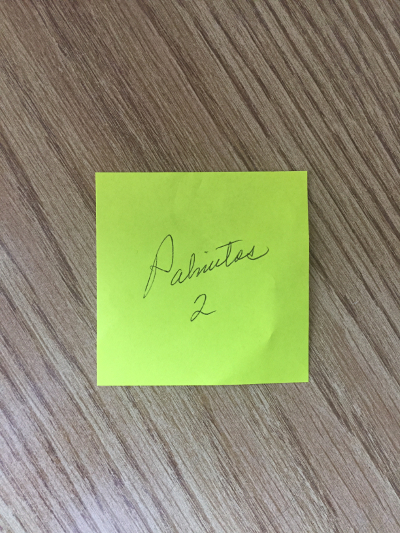
#> input picture images/perspective-01-small.jpg, 400 x 533 px
$ python contours.py   (older library calls are emulated)
#> lines starting #> are read from the running program, lines starting #| are printed output that depends on the picture; after the words box and inside, x2 and y2 are one past the last pixel; in counts of white or black regions, pixels touching at a corner belong together
import numpy as np
import cv2

# Look for Contours

# Use YUV space
img = cv2.imread('./images/perspective-01-small.jpg',1)
#> img is the input picture: shape (533, 400, 3); mean B, G, R 107.8, 143.2, 141.1
gray = cv2.cvtColor(img,cv2.COLOR_BGR2GRAY)
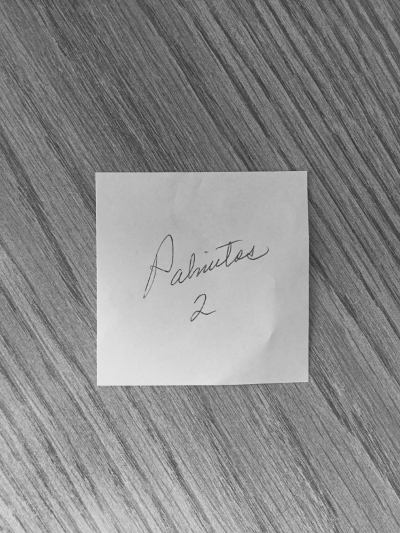
#> gray: shape (533, 400); min 49, max 233, mean 138.6
blur = cv2.medianBlur(gray,5)
#equ = cv2.equalizeHist(gray)
_, thresh = cv2.threshold(blur,127,255,cv2.THRESH_BINARY+cv2.THRESH_OTSU)
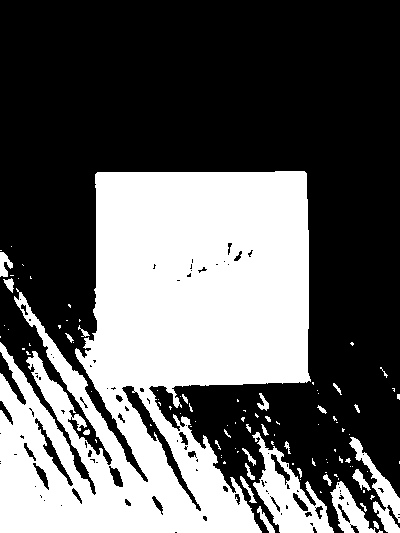
#> thresh: shape (533, 400); 38.2% white; 103 white regions (73 under 20 px)
_, contours, hierarchy = cv2.findContours(thresh, cv2.RETR_TREE, cv2.CHAIN_APPROX_SIMPLE)
#> contours = 199 contours, 148 with area under 20; largest, box (x1, y1, x2, y2) and area: (0, 171, 311, 533) 75154, (252, 432, 334, 533) 3490, (121, 385, 202, 512) 1206, (349, 437, 400, 533) 1182, (330, 481, 376, 533) 1044


largest_area = 0
largest_area_index = 0
i = 0;
for c in contours:
	area = cv2.contourArea(c)
	if area > largest_area:
		largest_area = area
		largest_area_index = i
	i += 1
#> this loop made 199 passes
#> (area, largest_area) on passes 2, 3, 8, 48, 53, 131: (20, 20), (114, 114), (1044, 1044), (1182, 1182), (3490, 3490), (75154, 75154)
#> area on passes 10, 12, 19, 21, 24, 29: 86, 22, 84.5, 32, 132, 42.5
#> after the loop, i = 199; largest_area = 75154; largest_area_index = 130

cv2.drawContours(img, contours, largest_area_index, (0,255,0), 3)
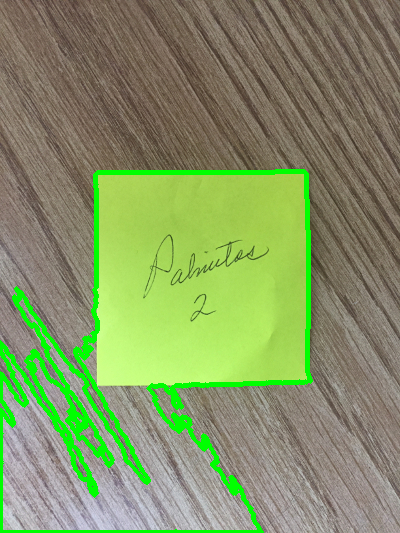
#> img: shape (533, 400, 3); 5.91% of pixels changed, all inside (x1, y1, x2, y2) = (0, 169, 313, 533)
cv2.imshow('thresh', thresh)
cv2.imshow('original', img)

cv2.waitKey(0)
cv2.destroyAllWindows()

$ run again, with images/perspective-02-small.jpg copied over images/perspective-01-small.jpg
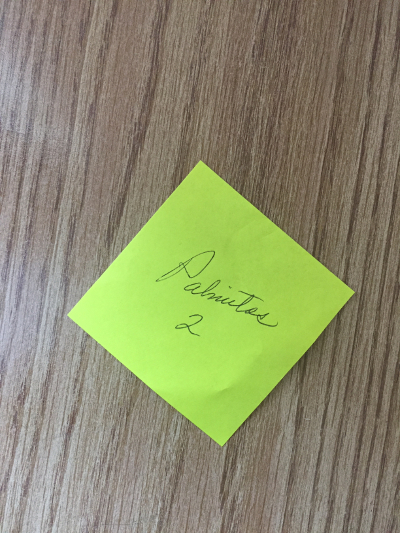
#> input picture images/perspective-02-small.jpg, 400 x 533 px
#> img is the input picture: shape (533, 400, 3); mean B, G, R 107.9, 142.2, 140.2
#> `_, thresh = cv2.threshold(blur,127,255,cv2.THRESH_BINARY+cv2.THRESH_OT..`:
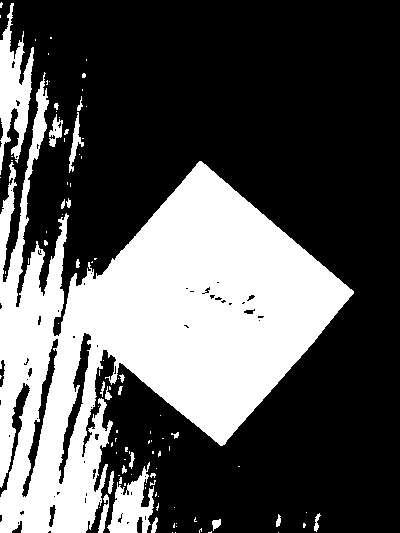
#> thresh: shape (533, 400); 33.9% white; 102 white regions (78 under 20 px)
#> contours = 161 contours, 132 with area under 20; largest, box (x1, y1, x2, y2) and area: (0, 72, 354, 533) 66930, (0, 3, 34, 175) 2500, (107, 462, 154, 533) 1585, (58, 332, 92, 485) 1217, (21, 338, 59, 498) 1086
#> the loop `for c in contours:` made 161 passes
#> (area, largest_area) on passes 10, 20, 34, 105: (53, 53), (144.5, 144.5), (1585, 1585), (66929.5, 66929.5)
#> after the loop `for c in contours:`: i = 161; largest_area = 66929.5; largest_area_index = 104
#> `cv2.drawContours(img, contours, largest_area_index, (0,255,0), 3)`:
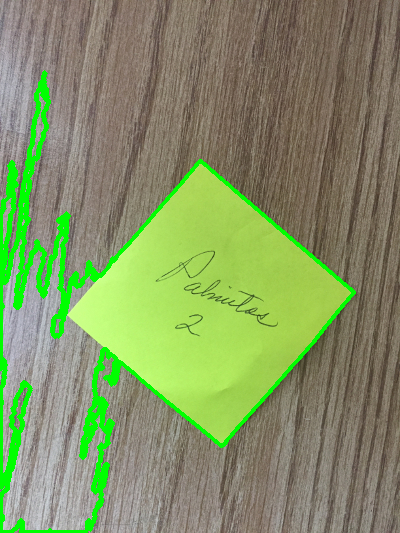
#> img: shape (533, 400, 3); 6.02% of pixels changed, all inside (x1, y1, x2, y2) = (0, 70, 356, 533)

$ run again, with images/perspective-04-small.jpg copied over images/perspective-01-small.jpg
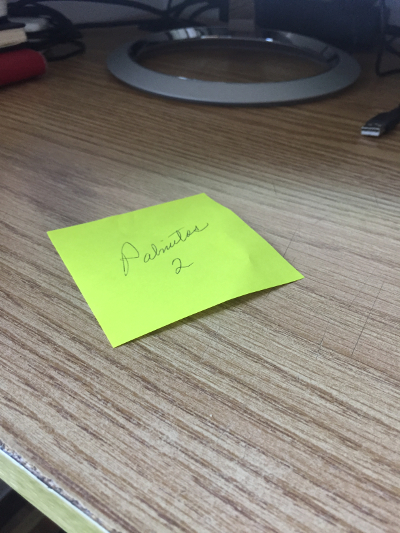
#> input picture images/perspective-04-small.jpg, 400 x 533 px
#> img is the input picture: shape (533, 400, 3); mean B, G, R 111.7, 130.8, 130.7
#> `_, thresh = cv2.threshold(blur,127,255,cv2.THRESH_BINARY+cv2.THRESH_OT..`:
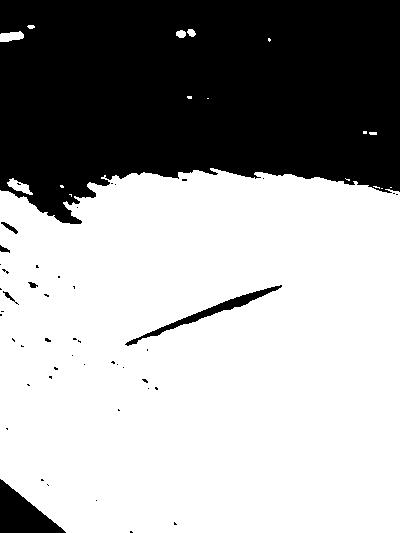
#> thresh: shape (533, 400); 64.2% white; 48 black regions (41 under 20 px)
#> contours = 62 contours, 51 with area under 20; largest, box (x1, y1, x2, y2) and area: (0, 168, 400, 533) 136834, (124, 284, 283, 347) 1174, (7, 178, 33, 195) 172, (0, 31, 24, 42) 167, (0, 221, 19, 235) 86
#> the loop `for c in contours:` made 62 passes
#> (area, largest_area) on passes 7, 9: (171.5, 171.5), (136834.5, 136834.5)
#> after the loop `for c in contours:`: i = 62; largest_area = 136834.5; largest_area_index = 8
#> `cv2.drawContours(img, contours, largest_area_index, (0,255,0), 3)`:
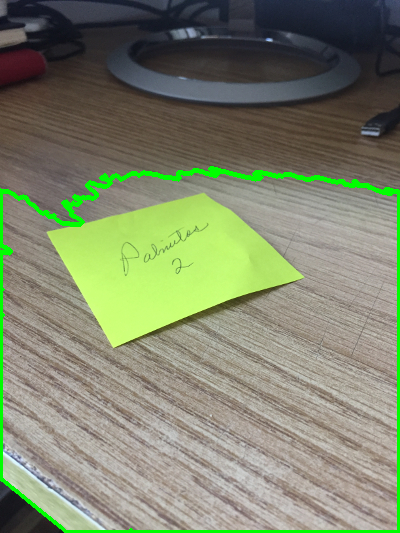
#> img: shape (533, 400, 3); 2.82% of pixels changed, all inside (x1, y1, x2, y2) = (0, 166, 400, 533)
